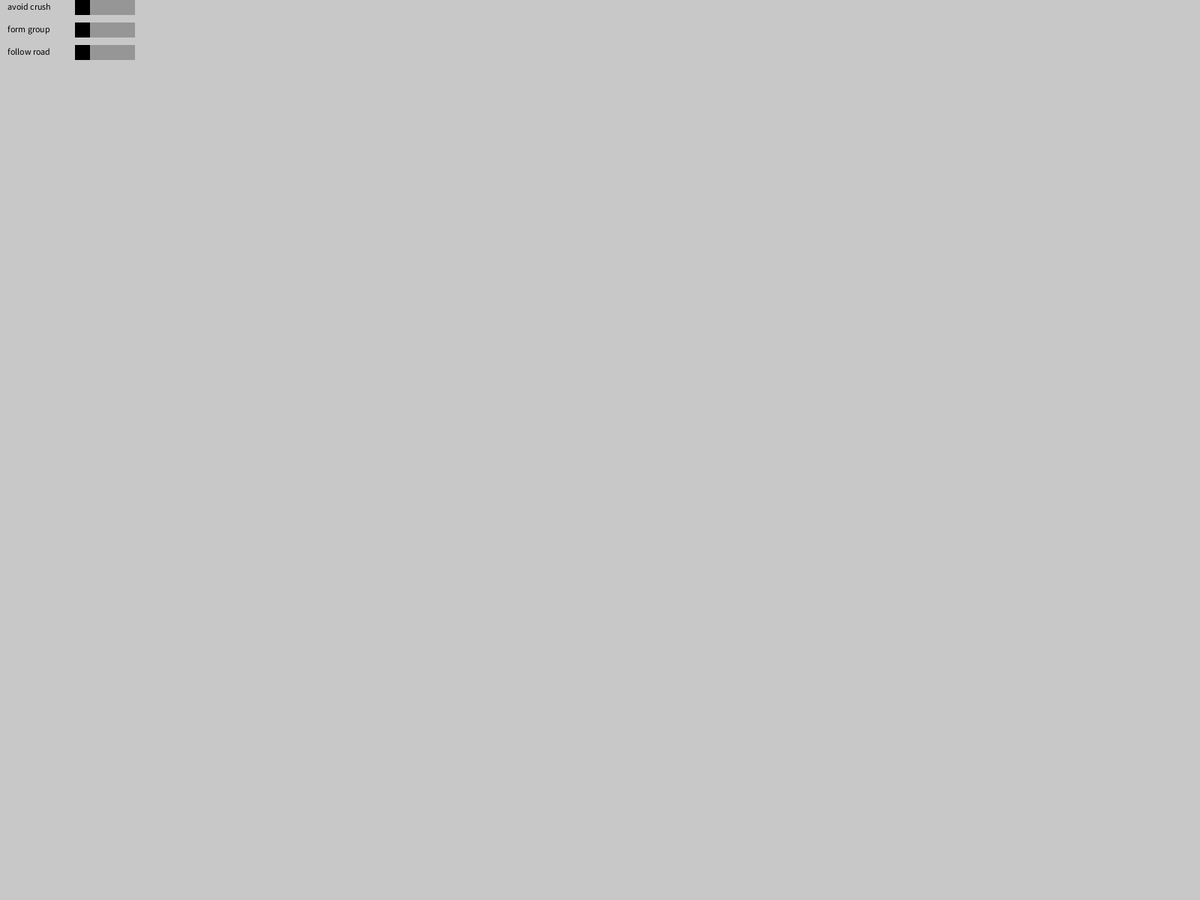
Frame 1 (no input)
Frame 60 (the mouse pressed at the canvas centre just before this capture): identical to frame 1, image omitted
Frame 120 (the mouse held since frame 60 and released just before this capture): identical to frame 1, image omitted

The Processing sketch that drew this single still picture (run headless with seeded random() and noise(); from frame 60 on, the mouse is pressed at the canvas centre):

// Processing sketch: Multi_Agent_System_2
// ── Multi_Agent_System_2.pde
Target target1 = new Target(width/2, height/2, color(0, 255, 0));
Agent[] agent = new Agent[10000];
Target[] target = new Target[10000];
int agentsCount = 0, targetsCount = 0;
FlowField flow1 = new FlowField(20);
Road road1 = new Road(20);
Scrollbar avCr, fGr, fR;
Obstackle obst1 = new Obstackle();

void setup(){
  //size(600, 600);
  fullScreen();
  ellipseMode(RADIUS);
  rectMode(CORNERS);
  avCr = new Scrollbar(100, 0, 180, 20, 20);
  fGr = new Scrollbar(100, 30, 180, 50, 20);
  fR = new Scrollbar(100, 60, 180, 80, 20);
}

void draw(){
  background(200);
  fill(0);
  text("avoid crush", 10, 13);
  avCr.update();
  avCr.display();
  text("form group", 10, 43);
  fGr.update();
  fGr.display();
  text("follow road", 10, 73);
  fR.update();
  fR.display();
  
  //доделать добавление нового объекта, когда предыдущая фигура смыкается (т.е. её дорисовали)
  if(key == 'o') obst1.createObstackle();
  obst1.displayObstackle();
  if(key == 's') obst1.drawShadow(new PVector(mouseX, mouseY));
  
  if(key == 'r' && mousePressed) road1.createRoad();
  road1.drawRoad();
  
  //target1.drawTarget();
  //target1.SetTarget();
  
  
  //flow1.setMouseVelocity();
  //flow1.drawFlowField();
  
  for(int i=0;i<agentsCount;++i){
    agent[i].updateAgent();
    //agent[i].drawAgentParameters();
    agent[i].drawBeautifulArrowlikeAgent();
    agent[i].avoidCrush(agent, agentsCount, avCr.getPos());
    //agent[i].avoidCrush(target, targetsCount, 2);
    agent[i].followTarget(road1, fR.getPos());
   // agent[i].followTarget(target1.getCoord(), 2);
    agent[i].formGroup(agent, agentsCount, fGr.getPos());
  }
  for(int i=0;i<targetsCount;++i){
    target[i].drawTarget();
  }
  
}

void mouseDragged(){
  if(key == 'a'){
    agent[agentsCount] = new Agent(mouseX, mouseY, 5, 0.7);
    ++agentsCount;
  }
  /*if(key == 't'){
    target[targetsCount] = new Target(mouseX, mouseY, color(255, 0, 0, 180));
    ++targetsCount;
  }*/
}

// ── Flow.pde
class FlowField{
  private
  int resolution;//размер клетки на которую разбивается поле
  FlowFieldCell cell[][];
  int arrI, arrJ;//размеры массива
  PVector mouseCoord;
  public
  FlowField(int resolution_){
    resolution = resolution_;
    arrI = int(width/resolution);
    arrJ = int(height/resolution);
    cell = new FlowFieldCell[arrI][arrJ];//[x][y]
    mouseCoord = new PVector(width/2, height/2);
    setlVelocityByAngle();
  }
  void setlVelocityByAngle(){//векторы всех скоростей соонаправлены, в параметрах: угол наклона
    float fieldSmooth = 0.1;
    for(int i=0;i<arrI;++i){
      for(int j=0;j<arrJ;++j){
        float angle = map(noise(i*fieldSmooth, j*fieldSmooth), 0, 1, 0, 2*PI);
        PVector vel = new PVector(cos(angle), -sin(angle));//система координат перевёрнута по оси y => -sin(angle)
        vel.normalize();
        cell[i][j] = new FlowFieldCell(new PVector(resolution * (0.5 + i), resolution * (0.5 + j)), vel.copy());
      }
    }
  } 
  void setMouseVelocity(){//установка направления векторов скоростей клеток поля с помощью мышки
    if(key == 'f' && mousePressed){
      PVector mouseVel = PVector.sub(new PVector(mouseX, mouseY), mouseCoord);
      mouseVel.normalize();
      int i = int(mouseX/resolution);
      int j = int(mouseY/resolution);
      if((0 <= i) && (i < arrI) && (0 <= j) && (j < arrJ)){
        cell[i][j].velocity = mouseVel.copy();
      }
    }
    mouseCoord = new PVector(mouseX, mouseY);
  }
  PVector getCellVelocity(PVector coord){//получение вектора скорости записанного, записанного в ячейке, в которой находится агент
    int i = int(coord.x/resolution);
    int j = int(coord.y/resolution);
    return cell[i][j].velocity;
  }
  int getResolution(){
    return resolution;
  }
  void drawFlowField(){//отображение поля
    for(int i=0;i<arrI;++i){
      for(int j=0;j<arrJ;++j){
        PVector vel = cell[i][j].velocity.copy();
        vel.setMag(resolution/2);//установка длинны стрелки
        PVector arrowEdge = PVector.add(cell[i][j].coord, vel);
        fill(130);
        noStroke();
        ellipse(cell[i][j].coord.x, cell[i][j].coord.y, 3, 3);
        stroke(0);
        line(cell[i][j].coord.x, cell[i][j].coord.y, arrowEdge.x, arrowEdge.y);
      }
    }
  }
};

// ── Mouse_Class.pde
class Mouse{
  public
  boolean mouseState;
  private
  Mouse(){
    mouseState = false;
  }
  boolean clicked(){
    if(mousePressed && !mouseState){
      mouseState = true;
      return true;
    }
    mouseState = mousePressed;
    return false;
  }
};

// ── Obstackle_Shadow.pde
class Shadow{
  private
  //тень задаётся 3 точками: координатой источника света и "крайними" точками фигуры
  PVector lightSource;
  PVector extremePoint1;
  PVector extremePoint2;
  public
  Shadow(PVector lightSource_, PVector extremePoint1_, PVector extremePoint2_){
    lightSource = lightSource_;
    extremePoint1 = extremePoint1_;
    extremePoint2 = extremePoint2_;
  }
  void display(){//исправить отображение тени, она должна доходить до краёв экрана
    //отображаем треугольник тени (всё от источника света до краёв экрана)
    
    
    
    
    //отображаем светлый треугольник (всё от источника света, до крайних точек фигуры)
    fill(255);
    triangle(lightSource.x, lightSource.y, extremePoint1.x, extremePoint1.y, extremePoint2.x, extremePoint2.y);
  }
}

// ── Obstacles_Class.pde
class Obstackle{
  private
  PVector[] node;
  int nodesCount;
  int attractionRadius;
  boolean obstackleClosed;
  Mouse mouse1;
  public
  Obstackle(){
    node = new PVector[100];
    mouse1 = new Mouse();
    obstackleClosed = false;
    nodesCount = 0;
    attractionRadius = 10;
  }
  void createObstackle(){//нормально работает?
    if(!obstackleClosed){
      //отрисовка вспомогательной линии
      stroke(2);
      fill(0, 0, 255);
      line(node[nodesCount - 1].x, node[nodesCount - 1].y, mouseX, mouseY);
      
      //отрисовка поля притяжения вершины ломанной
      fill(0, 0, 255, 100);
      stroke(2);
      for(int i = 0; i < nodesCount; ++i){
        if(dist(mouseX, mouseY, node[i].x, node[i].y) <= attractionRadius){
          ellipse(node[i].x, node[i].y, attractionRadius, attractionRadius);
        }
      }
      
      //добавление новой точки в контур
      if(mouse1.clicked()){
        if(nodesCount == 0){
          node[nodesCount] = new PVector(mouseX, mouseY);
          ++nodesCount;
        }
        else{
          PVector mouse = new PVector(mouseX, mouseY);
          for(int i = 0; i < nodesCount; ++i){
            if(dist(mouseX, mouseY, node[i].x, node[i].y) <= attractionRadius){
              mouse = node[i];
              if(i == 0) obstackleClosed = true;
              break;
            }
          }
          node[nodesCount] = mouse;
          ++nodesCount;
        }
      }
    }
  }
  void displayObstackle(){//нормально работает?
    beginShape();
    for(int i = 0; i < nodesCount; ++i){
      vertex(node[i].x, node[i].y);
    }
    endShape();
  }
  Shadow getObstackleShadow(PVector coord){//пока работает только для выпуклых многоугольников
    //для определения параметров тени фигуры нужно среди всех вершин этой фигуры найти 2 такие, которые образуют самый большой угол с источником света
    //для их определения нужно:
    //1 - выбрать любую точку фигуры (первую например), и задать вектор "normal", направленный из точки источника света в выбранную случайную точку. Это и будет вектор, от которого будут отсчитываться углы
    //2 - в каждой из полуплоскостей на которые вектор "normal" делит плоскость, создаём вектор направленный из точки источника света в каждую точку этой полуплоскости.
    //3 - Ищем точку, которая задаст вектор, образующий максимальный угол с вектором "normal".
    //в каждой полуплоскости будет своя "крайняя" точка
    fill(0, 0, 255);
    strokeWeight(2);
    line(coord.x, coord.y, node[0].x, node[0].y); 
    PVector extrPointUp = coord, extrPointDown = coord;
    if(nodesCount > 1){
      float maxAngleUp = -1;
      float maxAngleDown = -1;
      PVector normalVector = PVector.sub(node[0], coord);//выктор от которого отсчитываются углы
      //для определения полуплоскости, в которую попадает точка, восользуемся косым произведением векторов
      //при таком решении не требуется дополнительного вычисления уравнения прямой
      //косое произведение векторов a(x1, y1) и b(x2, y2): [a, b] = x1*y2 - x2*y1
      //по знаку [a, b] определяем положение точки относительно прямой
      for(int i = 0; i < nodesCount; ++i){
        PVector curVector = PVector.sub(node[i], coord);
        
        if((curVector.x*normalVector.y - curVector.y*normalVector.x) >= 0){
          float angle = PVector.angleBetween(curVector, normalVector);
          if(maxAngleUp < angle){
            maxAngleUp = angle;
            extrPointUp = node[i];
          }
          fill(255, 0, 0);
          ellipse(node[i].x, node[i].y, 3, 3);
        }
        
        if((curVector.x*normalVector.y - curVector.y*normalVector.x) <= 0){
          float angle = PVector.angleBetween(curVector, normalVector);
          if(maxAngleDown < angle){
            maxAngleDown = angle;
            extrPointDown = node[i];
          }
          fill(0, 255, 0);
          ellipse(node[i].x, node[i].y, 3, 3);
        }
      }
    }
    return new Shadow(coord, extrPointUp, extrPointDown);
  }
  void drawShadow(PVector coord){//отрисовка тени     //нормально работает?
    
    getObstackleShadow(coord).display();//доделать
    
    
    
    
    //отображаём всю фигуру
    
  }
  boolean endFigure(){
    return obstackleClosed;
  }
};





//работает, но это хрень
  /*void createObstackle(){
    //отрисовка поля притяжения вершины ломанной
    fill(0, 0, 255, 100);
    stroke(2);
    for(int i = 0; i < nodesCount; ++i){
      if(dist(mouseX, mouseY, node[i].x, node[i].y) <= attractionRadius){
        ellipse(node[i].x, node[i].y, attractionRadius, attractionRadius);
      }
    }
    //добавление новой точки в контур
    if(mouse1.clicked()){
      if(nodesCount == 0){
        node[nodesCount] = new PVector(mouseX, mouseY);
        ++nodesCount;
      }
      else{
        PVector mouse = new PVector(mouseX, mouseY);
        for(int i = 0; i < nodesCount; ++i){
          if(dist(mouseX, mouseY, node[i].x, node[i].y) <= attractionRadius){
            mouse = node[i];
            break;
          }
        }
        node[nodesCount] = mouse;
        ++nodesCount;
      }
    }
    //отрисовка вспомогательной линии
    if(nodesCount % 2 == 1){
      stroke(2);
      fill(0, 0, 255);
      line(node[nodesCount - 1].x, node[nodesCount - 1].y, mouseX, mouseY);
    }
  }
  void updateObstackle(){//отрисовка полного контура
    stroke(2);
    fill(0, 0, 255);
    if(nodesCount > 1){
      for(int i = 1; i < nodesCount; i += 2){
        line(node[i-1].x, node[i-1].y, node[i].x, node[i].y);
      }
    }
  }*/

// ── Single_agent.pde
class Agent{
  private
  PVector coord;//координаты
  PVector velocity;//скорость
  PVector resultForce;//результирующая сила
  float maxSpeed;//максимальная скорость перемещения
  float maxSteerForce;//максимальная сила, действующая в направлении цели
  float maxForce;//максимальная результирующая сила
  float futurePosLen;
  float visionRadius;
  PVector futureCoord(PVector pos, PVector vel){
    vel.setMag(map(vel.mag(), 0, maxSpeed, 0, futurePosLen));
    return PVector.add(pos, vel);
  }
  public
  Agent(int x, int y, float maxSpeed_, float maxSteerForce_){
    coord = new PVector(x, y);
    velocity = PVector.random2D().setMag(maxSpeed_);
    resultForce = new PVector(0, 0);
    maxSpeed = maxSpeed_;
    maxSteerForce = maxSteerForce_;
    futurePosLen = 40;
    visionRadius = 30;
  }
  
  void followTarget(PVector targetCoord, float multiplier){//движение к неподвижной цели    
    PVector desiredVelocity = PVector.sub(targetCoord, coord);//вектор скорости с которым нужно двигаться
    if(desiredVelocity.mag() > 100){//торможение
      desiredVelocity.setMag(maxSpeed);
    }
    else{
      desiredVelocity.setMag(map(desiredVelocity.mag(), 0, 100, 0, maxSpeed));
    }
    PVector FollowTargetForce = PVector.sub(desiredVelocity, velocity);
    FollowTargetForce.limit(maxSteerForce);
    FollowTargetForce.mult(multiplier);
    resultForce.add(FollowTargetForce);
  }
  void followTarget(PVector targetCoord, PVector targetVelocity, float multiplier){//следование за подвижной целью
    followTarget(futureCoord(targetCoord, targetVelocity), multiplier);
  }
  void followTarget(FlowField flow, float multiplier){
    PVector desiredVelocity = flow.getCellVelocity(coord);//вектор скорости с которым нужно двигаться; в параметре функции передаётся будущее положение объекта для лучшего управления
    desiredVelocity.setMag(maxSpeed);
    PVector FollowTargetForce = PVector.sub(desiredVelocity, velocity);
    FollowTargetForce.limit(maxSteerForce);
    FollowTargetForce.mult(multiplier);
    resultForce.add(FollowTargetForce);
  }
  void followTarget(Road road, float multiplier){//движение вдоль дороги    //добавить несколько точек, которые буду находиться слева и справа от будущего положения, чтобы улучшить прохождение повопротов
    PVector projection = road.projectToRoad(futureCoord(coord.copy(), velocity.copy()));
    if(road.haveProjection(coord)){
      PVector desiredVelocity;
      if(PVector.dist(projection, futureCoord(coord.copy(), velocity.copy())) > (road.getRoadWidth()/2)){
        desiredVelocity = PVector.sub(projection, coord).setMag(maxSpeed);
      }
      else{
        desiredVelocity = velocity.copy();
        desiredVelocity.setMag(maxSpeed);
      }
      PVector FollowTargetForce = PVector.sub(desiredVelocity, velocity);
      FollowTargetForce.limit(maxSteerForce);
      FollowTargetForce.mult(multiplier);
      resultForce.add(FollowTargetForce);
    }
  }
  void avoidCrush(Agent[] agent, int targetCount, float multiplier){//избегать столкновения с другими агентами
    int visibleAgentsCount = 0;
    PVector desiredVelocity = new PVector(0, 0);
    for(int i=0;i<targetCount;++i){
      float agentDist = PVector.dist(coord, agent[i].getCoord());
      if((agentDist > 0) && (agentDist <= visionRadius)){//>0 чтобы не проверять свои же координаты
        PVector dir = PVector.sub(coord, agent[i].getCoord());
        dir.normalize();
        dir.div((agentDist-20)*(agentDist-20));//могут врзникнуть проблемы из-за деления на 0
        desiredVelocity.add(dir);
         ++visibleAgentsCount;
      }
    }
    if(visibleAgentsCount > 0){
      desiredVelocity.div(visibleAgentsCount);
      desiredVelocity.setMag(maxSpeed);
      PVector FollowTargetForce = PVector.sub(desiredVelocity, velocity);
      FollowTargetForce.limit(maxSteerForce);
      FollowTargetForce.mult(multiplier);
      resultForce.add(FollowTargetForce);
    }
  }
  void avoidCrush(Target[] target, int targetsCount, float multiplier){
    int visibleAgentsCount = 0;
    PVector desiredVelocity = new PVector(0, 0);
    for(int i=0;i<targetsCount;++i){
      float targetDist = PVector.dist(coord, target[i].getCoord());
      if((targetDist > 0) && (targetDist <= visionRadius)){//>0 чтобы не проверять свои же координаты
        PVector dir = PVector.sub(coord, target[i].getCoord());
        dir.normalize();
        dir.div((targetDist-20)*(targetDist-20));//могут врзникнуть проблемы из-за деления на 0
        desiredVelocity.add(dir);
         ++visibleAgentsCount;
      }
    }
    if(visibleAgentsCount > 0){
      desiredVelocity.div(visibleAgentsCount);
      desiredVelocity.setMag(maxSpeed);
      PVector FollowTargetForce = PVector.sub(desiredVelocity, velocity);
      FollowTargetForce.limit(maxSteerForce);
      FollowTargetForce.mult(multiplier);
      resultForce.add(FollowTargetForce);
    }
  }
  
  void formGroup(Agent[] agent, int agentsCount, float multiplier){//формирование групп
    int visibleAgentsCount = 0;
    PVector desiredVelocity = new PVector(0, 0);
    PVector FollowTargetForce = new PVector(0, 0);
    for(int i=0;i<agentsCount;++i){
      float agentDist = PVector.dist(coord, agent[i].getCoord());
      if((agentDist > 0) && (agentDist <= visionRadius)){//>0 чтобы не проверять свои же координаты
         desiredVelocity.add(agent[i].getVelocity());
         ++visibleAgentsCount;
      }
    }
    if(visibleAgentsCount > 0){
      desiredVelocity.div(visibleAgentsCount);
      desiredVelocity.setMag(maxSpeed);
      FollowTargetForce = PVector.sub(desiredVelocity, velocity);
      FollowTargetForce.limit(maxSteerForce);
      FollowTargetForce.mult(multiplier);
      resultForce.add(FollowTargetForce);
    }
  }
  
  PVector getCoord(){
    return coord.copy();
  }
  PVector getVelocity(){
    return velocity.copy();
  }
  PVector getFutureCoord(){
    return futureCoord(coord.copy(), velocity.copy());
  }
  void updateAgent(){
    
    //хрень переписать
    //граница (futurePosLen + maxSpeed) нужна, чтобы никогда не выходить за границы массива
    if(coord.x < (futurePosLen + maxSpeed)) coord.x = width - (futurePosLen + maxSpeed);
    if(coord.x > (width-(futurePosLen + maxSpeed))) coord.x = (futurePosLen + maxSpeed);
    if(coord.y < (futurePosLen + maxSpeed)) coord.y = height - (futurePosLen + maxSpeed);
    if(coord.y > (height-(futurePosLen + maxSpeed))) coord.y = (futurePosLen + maxSpeed);
    
    //отрисовка границ
    /*stroke(255, 0, 0);
    strokeWeight(5);
    noFill();
    rect((futurePosLen + maxSpeed), (futurePosLen + maxSpeed), width - (futurePosLen + maxSpeed), height - (futurePosLen + maxSpeed));
    strokeWeight(1);*/
   
    /*if(coord.x < 0) coord.x= width;
    if(coord.x > width) coord.x = 0;
    if(coord.y < 0) coord.y = height;
    if(coord.y > height) coord.y = 0;  */  
    
    resultForce.limit(maxSteerForce);
    velocity.add(resultForce);
    //velocity.setMag(maxSpeed);
    velocity.limit(maxSpeed);
    coord.add(velocity);
    resultForce.mult(0);
  }
  
  void drawBeautifulArrowlikeAgent(){
    float angle = PVector.angleBetween(velocity, new PVector(0, 1));
    if(PVector.add(coord, velocity).x > coord.x) angle = -angle;
    pushMatrix();
    translate(coord.x, coord.y);
    rotate(angle);
    stroke(0);
    fill(70);
    triangle(-5, -5, 5, -5, 0, 10);
    popMatrix(); 
  }
  
  void drawAgentParameters(){//не работает как нужно
    float maxArrowLen = 50;
    
    //тело объекта
    noStroke();
    fill(0, 0, 255, 150);
    ellipse(coord.x, coord.y, 20, 20);
    
    //будущее положение объекта
    stroke(120);
    fill(150);
    ellipse(futureCoord(coord.copy(), velocity.copy()).x, futureCoord(coord.copy(), velocity.copy()).y, 4, 4);
    
    //стрелка силы - красная
    PVector resultForceDir = resultForce.copy();
    resultForceDir.setMag(maxArrowLen/2);
    PVector forceCoord = coord.copy();
    forceCoord.add(resultForceDir);
    stroke(255, 0, 0);
    line(coord.x, coord.y, forceCoord.x, forceCoord.y);
    
    
    //стрелка скорости - зелёная
    PVector velocityDir = velocity.copy();
    velocityDir.setMag(map(velocity.mag(), 0, maxSpeed, 0, maxArrowLen));
    PVector velCoord = coord.copy();
    velCoord.add(velocityDir);
    stroke(0, 255, 0);
    line(coord.x, coord.y, velCoord.x, velCoord.y);
  }
};

// ── Single_target.pde
class Target{
  private
  PVector coord;
  color targetColor;
  public
  Target(int x, int y, color color_){
    coord = new PVector(x, y);
    targetColor = color_;
  }
  void drawTarget(){
    stroke(targetColor);
    fill(targetColor);
    ellipse(coord.x, coord.y, 10, 10);
  }
  void SetTarget(){
    if((key == 't') && mousePressed){
      if((0 <= mouseX) && (mouseX <= width) && (0 <= mouseY) &&(mouseY <= height)){
        coord = new PVector(mouseX, mouseY);
      }
    }
  }
  PVector getCoord(){
    return coord.copy();
  }
};

// ── flowCell.pde
class FlowFieldCell{
  public
  PVector coord;
  PVector velocity;
  FlowFieldCell(PVector coord_, PVector velocity_){
    coord = coord_;
    velocity = velocity_;
  }
};

// ── road_of_lines.pde
class Road{
  private
  float roadWidth;
  PVector[] road;
  float roadMinLen;
  int pointsCount;
  PVector getPerpendicularPoint(PVector firstLinePoint, PVector secondLinePoint, PVector projectionPoint){//1 и 2 - 2 точки на линии, 3 - точка которую проецируем
    PVector line = PVector.sub(secondLinePoint, firstLinePoint).normalize();
    PVector objVector = PVector.sub(projectionPoint, firstLinePoint);
    //расстояние от 1-й точки до точки проекции равняется скалярному произведению вектора "objVector" и нормаллизированного вектора "line"
    float len = objVector.x*line.x + objVector.y*line.y;
    PVector projection = PVector.add(firstLinePoint, line.mult(len));
    return projection;
  }
  public
  Road(int roadWidth_){
    roadWidth = roadWidth_;
    road = new PVector[1000];
    pointsCount = 0;
    roadMinLen = 20;
  }
  
  void createRoad(){//это работает криво (типо функция вызывается постоянно, пока мышка нажата), но правильно
    if(pointsCount == 0){
      road[pointsCount] = new PVector(mouseX, mouseY);
      ++pointsCount;
    }
    else{
      PVector roadLen = PVector.sub(new PVector(mouseX, mouseY), road[pointsCount - 1]);
      if(roadLen.mag() >= roadMinLen){//чтобы не ставить много маленьких секций дороги
        road[pointsCount] = new PVector(mouseX, mouseY);
        ++pointsCount;
      }
    }
  }
  
  PVector projectToRoad(PVector coord){//улучшить
    float minDist = sqrt(width*width + height*height);
    PVector result = new PVector(-1, -1);//точка не проецируется
    for(int i=0;i<pointsCount-1;++i){      
      PVector perpendicularPoint = getPerpendicularPoint(road[i], road[i+1], coord);
      //проверка на принадлежность точки отрезку дороги
      float x = perpendicularPoint.x;
      float y = perpendicularPoint.y;
      float x1 = min(road[i].x, road[i+1].x);
      float x2 = max(road[i].x, road[i+1].x);
      float y1 = min(road[i].y, road[i+1].y);
      float y2 = max(road[i].y, road[i+1].y);
      if((x1 <= x) && (x <= x2) && (y1 <= y) && (y <= y2)){
        PVector projectPoint = new PVector(x, y);
        if(PVector.sub(projectPoint, coord).mag() < minDist){
          minDist = PVector.sub(projectPoint, coord).mag();
          result = projectPoint;
        }
      }
    }
    return result;
  }
  
  boolean haveProjection(PVector coord){//улучшить
    float minDist = sqrt(width*width + height*height);
    PVector result = new PVector(-1, -1);//точка не проецируется
    for(int i=0;i<pointsCount-1;++i){      
      PVector perpendicularPoint = getPerpendicularPoint(road[i], road[i+1], coord);
      //проверка на принадлежность точки отрезку дороги
      float x = perpendicularPoint.x;
      float y = perpendicularPoint.y;
      float x1 = min(road[i].x, road[i+1].x);
      float x2 = max(road[i].x, road[i+1].x);
      float y1 = min(road[i].y, road[i+1].y);
      float y2 = max(road[i].y, road[i+1].y);
      if((x1 <= x) && (x <= x2) && (y1 <= y) && (y <= y2)){
        return true;
      }
    }
    return false;
  }
  
  float getRoadWidth(){
    return roadWidth;
  }
  
  void drawRoad(){
    stroke(50, 150);
    strokeWeight(roadWidth);
    for(int i=0;i<pointsCount-1;++i){      
      line(road[i].x, road[i].y, road[i+1].x, road[i+1].y);
    }
    strokeWeight(1);
  }
};

// ── scroll.pde
class Scrollbar{
  int x1, y1, x2, y2;
  int sX, sY;
  int sLen, sHeight;
  boolean activateScroll;
  public
  Scrollbar(int xLeft, int yLeft, int xRight, int yRight, int len){
    x1 = xLeft;
    y1 = min(yLeft, yRight);
    x2 = xRight;
    y2 = max(yLeft, yRight);
    sLen = len;
    sHeight = abs(y1 - y2);
    sX = x1 + sLen/2;
    sY = abs(y1 + y2)/2;
    activateScroll = false;
  }
  void mouseClicked(){
    if(x1 <= mouseX && mouseX <= x2 && y1 <= mouseY && mouseY <= y2) activateScroll = true;
  }
  void update(){
    mouseClicked();
    if(!mousePressed) activateScroll = false;
    if(activateScroll){
      if(mouseX < x1 + sLen/2) sX = x1 + sLen/2;
      else if(x2 - sLen/2 < mouseX) sX = x2 - sLen/2;
      else sX = mouseX;
    }
  }
  void display(){
    noStroke();
    fill(150);
    rectMode(CORNERS);
    rect(x1, y1, x2, y2);
    fill(0);
    rectMode(CENTER);
    rect(sX, sY, sLen, sHeight);
  }
  float getPos(){
    return float(sX - x1 - sLen/2)/(x2 - x1 - sLen);
  }
};
